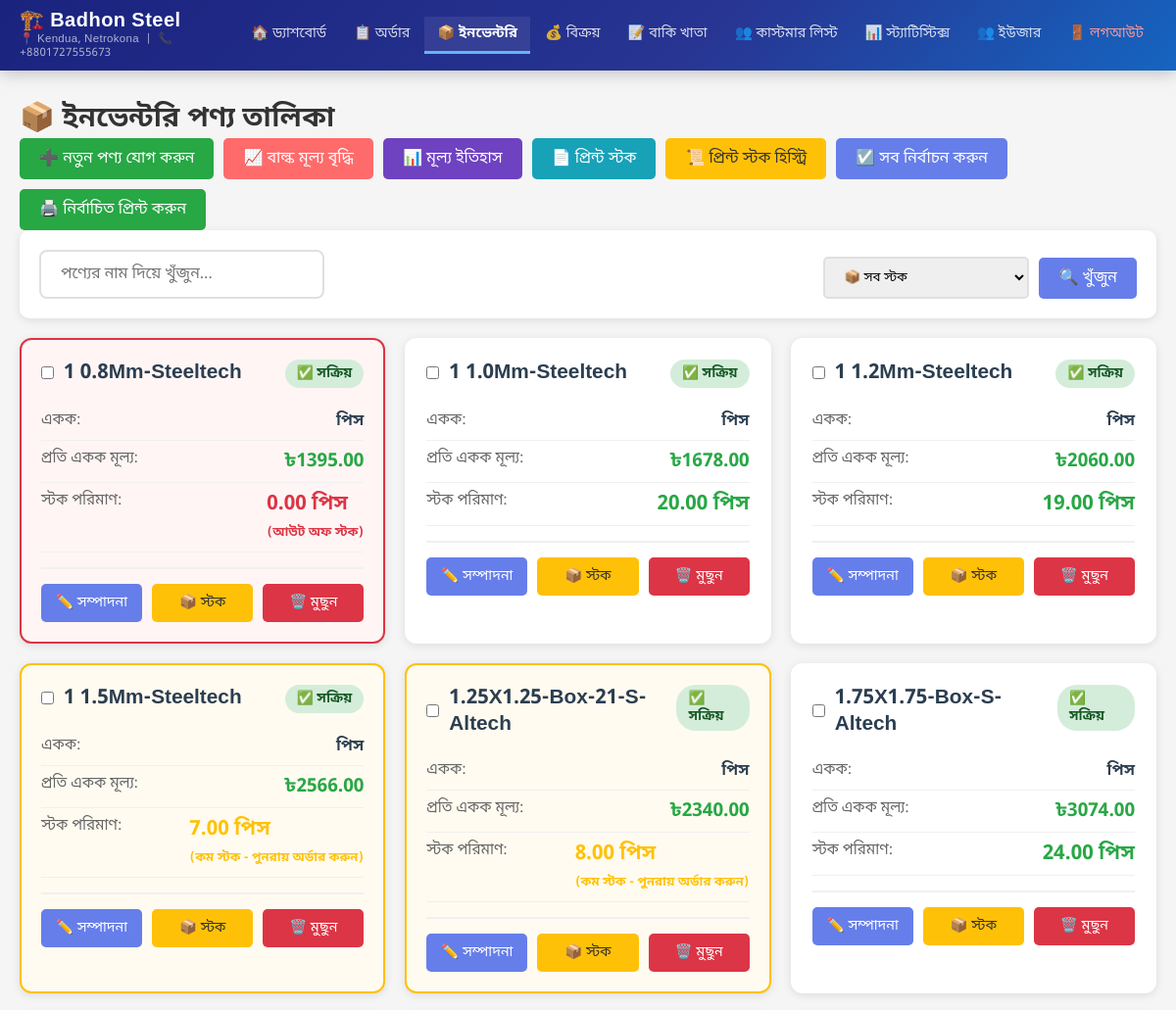
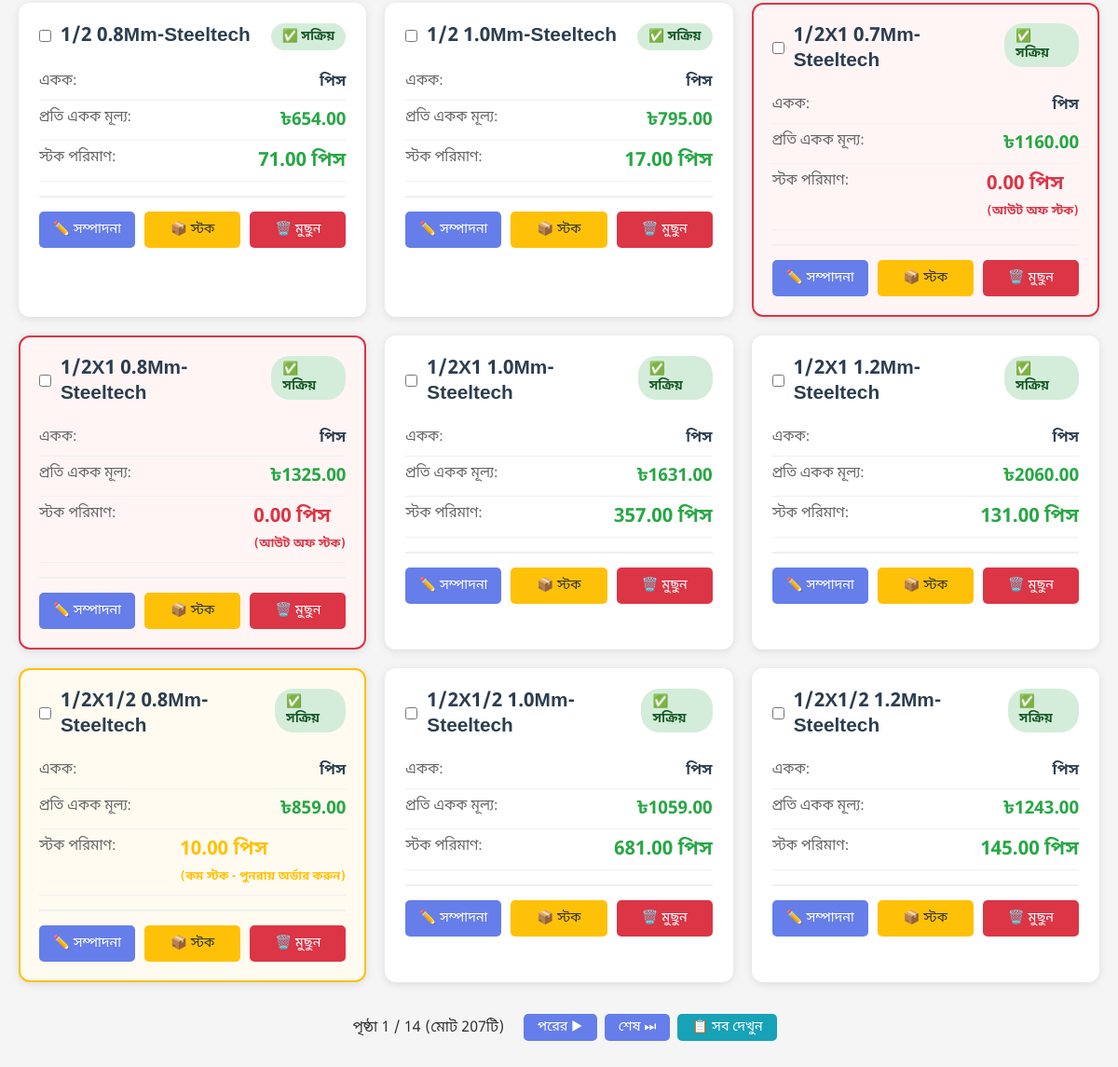
The app's page /admin-panel/inventory/ (signed in) with its own data (2 pictures, top to bottom).
### shop/models.py (models this page shows, shortened)
class InventoryProduct(models.Model):
    UNIT_CHOICES = [
        ('piece', 'পিস'),
        ('feet', 'ফুট'),
        ('meter', 'মিটার'),
        ('ton', 'টন'),
        ('kg', 'কেজি'),
    ]
    name = models.CharField(max_length=200, verbose_name='পণ্যের নাম')
    description = models.TextField(verbose_name='বিবরণ', blank=True)
    unit = models.CharField(max_length=20, choices=UNIT_CHOICES, verbose_name='একক')
    price_per_unit = models.DecimalField(max_digits=10, decimal_places=2, verbose_name='প্রতি একক মূল্য')
    stock_quantity = models.DecimalField(max_digits=10, decimal_places=2, verbose_name='স্টক পরিমাণ', default=0)
    is_active = models.BooleanField(default=True, verbose_name='সক্রিয়')
    created_at = models.DateTimeField(auto_now_add=True, verbose_name='তৈরির তারিখ')
    updated_at = models.DateTimeField(auto_now=True, verbose_name='আপডেটের তারিখ')
    image = models.ImageField(upload_to='inventory/', blank=True, null=True, verbose_name='ছবি')
    class Meta:
        verbose_name = 'ইনভেন্টরি পণ্য'
        verbose_name_plural = 'ইনভেন্টরি পণ্যসমূহ'
        ordering = ['name']
        unique_together = [['name', 'unit']]

### shop/views.py (the view)
# urls.py: path('admin-panel/inventory/', views.inventory_product_list, name='inventory_product_list'),
@login_required
def inventory_product_list(request):
    search_query = request.GET.get('search', '')
    stock_filter = request.GET.get('stock_filter', '')
    page_number = request.GET.get('page', 1)
    show_all = request.GET.get('all', '') == '1'
    products = InventoryProduct.objects.all()
    if search_query:
        products = products.filter(
            Q(name__icontains=search_query) |
            Q(description__icontains=search_query)
        )
    if stock_filter == 'zero':
        products = products.filter(stock_quantity=0)
    elif stock_filter == 'low':
        products = products.filter(stock_quantity__gt=0, stock_quantity__lte=10)
    elif stock_filter == 'in_stock':
        products = products.filter(stock_quantity__gt=0)
    elif stock_filter == 'high':
        products = products.filter(stock_quantity__gt=10)
    if show_all:
        paginator = Paginator(products, products.count())
        page_obj = paginator.get_page(1)
    else:
        paginator = Paginator(products, 15)
        page_obj = paginator.get_page(page_number)
    context = {
        'products': page_obj,
        'page_obj': page_obj,
        'search_query': search_query,
        'stock_filter': stock_filter,
    }
    return render(request, 'admin_panel/inventory_product_list.html', context)

### shop/templates/admin_panel/inventory_product_list.html (shortened to what this page needs)
{% extends 'admin_panel/base.html' %}
{% block content %}
<div class="inventory-header">
    <h2>📦 ইনভেন্টরি পণ্য তালিকা</h2>
    <div style="display: flex; gap: 10px; flex-wrap: wrap; align-items: center;">
        <a href="{% url 'inventory_product_create' %}" class="btn btn-success">➕ নতুন পণ্য যোগ করুন</a>
        <a href="{% url 'bulk_price_update' %}" class="btn btn-primary" style="background: #ff6b6b;">📈 বাল্ক মূল্য বৃদ্ধি</a>
        <a href="{% url 'price_history_list' %}" class="btn btn-info" style="background: #6f42c1;">📊 মূল্য ইতিহাস</a>
        <a href="{% url 'print_inventory_pdf' %}" class="btn btn-info" target="_blank">📄 প্রিন্ট স্টক</a>
        <a href="{% url 'print_stock_history_pdf' %}" class="btn btn-warning" target="_blank">📜 প্রিন্ট স্টক হিস্ট্রি</a>
        <button type="button" id="select-all-btn" class="btn btn-secondary">☑️ সব নির্বাচন করুন</button>
        <button type="button" id="print-selected-btn" class="btn btn-primary" style="background: #28a745;">🖨️ নির্বাচিত প্রিন্ট করুন</button>
    </div>
</div>
<div class="search-section">
    <form method="get" class="search-form" style="display: flex; gap: 10px; flex-wrap: wrap; align-items: flex-end;">
        <div style="flex: 1; min-width: 200px;">
            <input type="text" name="search" placeholder="পণ্যের নাম দিয়ে খুঁজুন..." value="{{ search_query }}" class="search-input">
        </div>
        <div>
            <select name="stock_filter" style="padding: 10px 15px; border: 2px solid #e0e0e0; border-radius: 5px; font-family: 'Noto Sans Bengali', sans-serif; cursor: pointer;">
                <option value="" {% if not stock_filter %}selected{% endif %}>📦 সব স্টক</option>
            </select>
        </div>
        <button type="submit" class="btn btn-primary">🔍 খুঁজুন</button>
    </form>
</div>
{% if products %}
<div class="inventory-grid">
    {% for product in products %}
    <div class="product-card {% if product.stock_quantity <= 0 %}out-of-stock{% elif product.stock_quantity <= 10 %}low-stock{% endif %}">
        <div class="product-header">
            <div style="display: flex; align-items: center; gap: 10px;">
                <input type="checkbox" name="selected_products" value="{{ product.pk }}" class="product-checkbox" id="product-{{ product.pk }}">
                <label for="product-{{ product.pk }}" class="product-name" style="margin: 0; cursor: pointer;">{{ product.name }}</label>
            </div>
            <span class="product-status {% if product.is_active %}status-active{% else %}status-inactive{% endif %}">
                {% if product.is_active %}✅ সক্রিয়{% else %}⏸️ নিষ্ক্রিয়{% endif %}
            </span>
        </div>
        <div class="product-info">
            <div class="info-row">
                <span class="info-label">একক:</span>
                <span class="info-value">{{ product.get_unit_display }}</span>
            </div>
            <div class="info-row">
                <span class="info-label">প্রতি একক মূল্য:</span>
                <span class="info-value price-value">৳{{ product.price_per_unit }}</span>
            </div>
            <div class="info-row">
                <span class="info-label">স্টক পরিমাণ:</span>
                <span class="info-value stock-value {% if product.stock_quantity <= 0 %}stock-out{% elif product.stock_quantity <= 10 %}stock-low{% else %}stock-ok{% endif %}">
                    {{ product.stock_quantity }} {{ product.get_unit_display }}
                    {% if product.stock_quantity <= 0 %}
                    <br><small style="font-size: 0.8rem;">(আউট অফ স্টক)</small>
                    {% elif product.stock_quantity <= 10 %}
                    <br><small style="font-size: 0.8rem;">(কম স্টক - পুনরায় অর্ডার করুন)</small>
                    {% endif %}
                </span>
            </div>
        </div>
        <div class="product-actions">
            <a href="{% url 'inventory_product_edit' product.pk %}" class="btn btn-primary">✏️ সম্পাদনা</a>
            <a href="{% url 'stock_management' product.pk %}" class="btn btn-warning">📦 স্টক</a>
            <a href="{% url 'inventory_product_delete' product.pk %}" class="btn btn-danger" onclick="return confirm('আপনি কি নিশ্চিত যে এই পণ্যটি মুছে ফেলতে চান?')">🗑️ মুছুন</a>
        </div>
    </div>
    {% endfor %}
</div>
{% else %}
<div class="empty-state">
    <h3>📦 কোনো পণ্য পাওয়া যায়নি</h3>
    <p style="color: #666; margin-bottom: 20px;">আপনার ইনভেন্টরিতে এখনো কোনো পণ্য নেই।</p>
    <a href="{% url 'inventory_product_create' %}" class="btn btn-success">➕ প্রথম পণ্য যোগ করুন</a>
</div>
{% endif %}
{% if page_obj.has_other_pages %}
<nav class="pagination-nav" style="margin-top: 24px; display: flex; justify-content: center; gap: 8px; flex-wrap: wrap; align-items: center;">
    <span class="pagination-info" style="align-self: center; padding: 8px 12px;">
        পৃষ্ঠা {{ page_obj.number }} / {{ page_obj.paginator.num_pages }} (মোট {{ page_obj.paginator.count }}টি)
    </span>
    {% if page_obj.has_next %}
    <a href="?page={{ page_obj.next_page_number }}{% if search_query %}&search={{ search_query }}{% endif %}{% if stock_filter %}&stock_filter={{ stock_filter }}{% endif %}" class="btn btn-sm">পরের ▶</a>
    <a href="?page={{ page_obj.paginator.num_pages }}{% if search_query %}&search={{ search_query }}{% endif %}{% if stock_filter %}&stock_filter={{ stock_filter }}{% endif %}" class="btn btn-sm">শেষ ⏭</a>
    {% endif %}
    <a href="?page=1{% if search_query %}&search={{ search_query }}{% endif %}{% if stock_filter %}&stock_filter={{ stock_filter }}{% endif %}&all=1" class="btn btn-sm" style="background: #17a2b8; color: white;">📋 সব দেখুন</a>
</nav>
{% endif %}
{% endblock %}

### records on screen
InventoryProduct: name "1 0.8Mm-Steeltech", is_active "✅ সক্রিয়", unit "পিস", price_per_unit "1395.00", stock_quantity "0.00", shows "(আউট অফ স্টক)"
InventoryProduct: name "1 1.0Mm-Steeltech", is_active "✅ সক্রিয়", unit "পিস", price_per_unit "1678.00", stock_quantity "20.00"
InventoryProduct: name "1 1.2Mm-Steeltech", is_active "✅ সক্রিয়", unit "পিস", price_per_unit "2060.00", stock_quantity "19.00"
InventoryProduct: name "1 1.5Mm-Steeltech", is_active "✅ সক্রিয়", unit "পিস", price_per_unit "2566.00", stock_quantity "7.00", shows "(কম স্টক - পুনরায় অর্ডার করুন)"
InventoryProduct: name "1.25X1.25-Box-21-S-Altech", is_active "✅ সক্রিয়", unit "পিস", price_per_unit "2340.00", stock_quantity "8.00", shows "(কম স্টক - পুনরায় অর্ডার করুন)"
InventoryProduct: name "1.75X1.75-Box-S-Altech", is_active "✅ সক্রিয়", unit "পিস", price_per_unit "3074.00", stock_quantity "24.00"
InventoryProduct: name "1/2 0.8Mm-Steeltech", is_active "✅ সক্রিয়", unit "পিস", price_per_unit "654.00", stock_quantity "71.00"
InventoryProduct: name "1/2 1.0Mm-Steeltech", is_active "✅ সক্রিয়", unit "পিস", price_per_unit "795.00", stock_quantity "17.00"
InventoryProduct: name "1/2X1 0.7Mm-Steeltech", is_active "✅ সক্রিয়", unit "পিস", price_per_unit "1160.00", stock_quantity "0.00", shows "(আউট অফ স্টক)"
InventoryProduct: name "1/2X1 0.8Mm-Steeltech", is_active "✅ সক্রিয়", unit "পিস", price_per_unit "1325.00", stock_quantity "0.00", shows "(আউট অফ স্টক)"
InventoryProduct: name "1/2X1 1.0Mm-Steeltech", is_active "✅ সক্রিয়", unit "পিস", price_per_unit "1631.00", stock_quantity "357.00"
InventoryProduct: name "1/2X1 1.2Mm-Steeltech", is_active "✅ সক্রিয়", unit "পিস", price_per_unit "2060.00", stock_quantity "131.00"
InventoryProduct: name "1/2X1/2 0.8Mm-Steeltech", is_active "✅ সক্রিয়", unit "পিস", price_per_unit "859.00", stock_quantity "10.00", shows "(কম স্টক - পুনরায় অর্ডার করুন)"
InventoryProduct: name "1/2X1/2 1.0Mm-Steeltech", is_active "✅ সক্রিয়", unit "পিস", price_per_unit "1059.00", stock_quantity "681.00"
InventoryProduct: name "1/2X1/2 1.2Mm-Steeltech", is_active "✅ সক্রিয়", unit "পিস", price_per_unit "1243.00", stock_quantity "145.00"

### other values on screen
{{ page_obj.number }} "1"
{{ page_obj.paginator.num_pages }} "14"
{{ page_obj.paginator.count }} "207"
